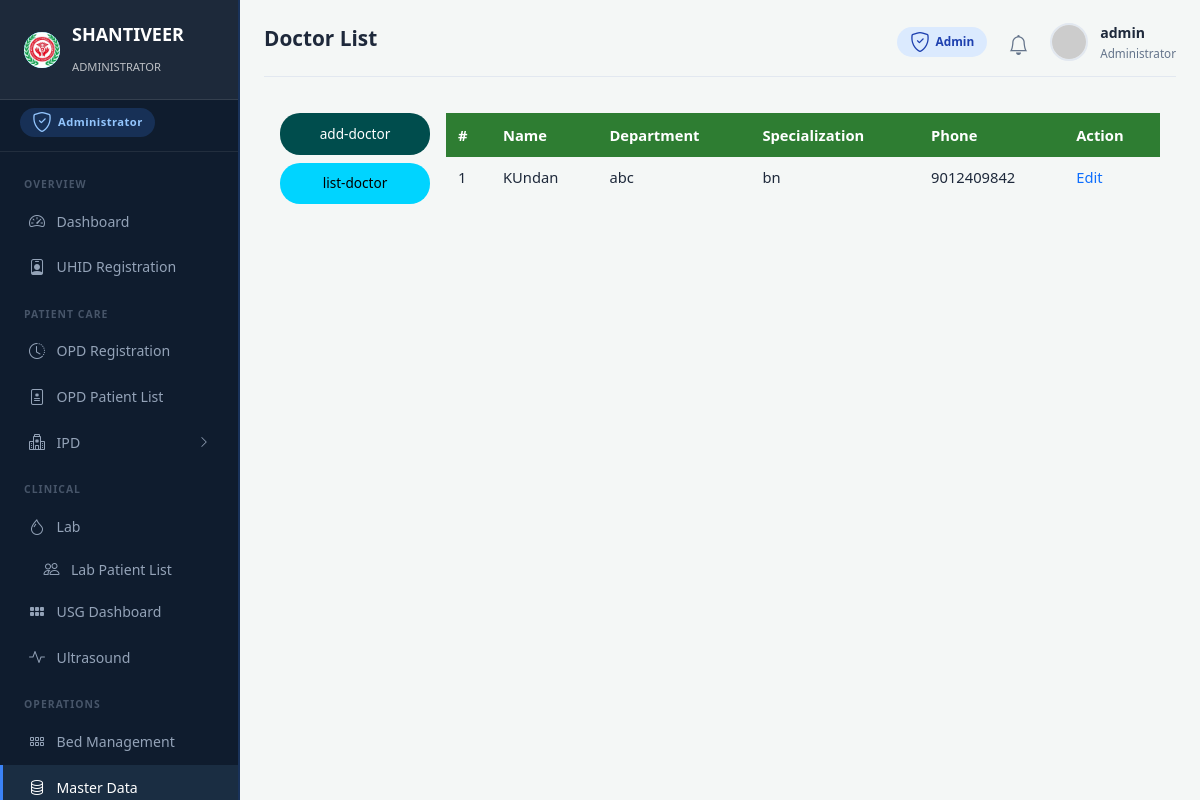
Screenshot of /master/doctors/ (signed in) with the database file from the repository.
### masterdata/models.py (models this page shows, shortened)
class Doctor(models.Model):
    name = models.CharField(max_length=200)
    department = models.CharField(max_length=150, blank=True)
    specialization = models.CharField(max_length=150, blank=True)
    phone = models.CharField(max_length=15, blank=True)
    is_active = models.BooleanField(default=True)
    history = HistoricalRecords()

### masterdata/views.py (the view)
# urls.py: path('doctors/', views.doctor_list, name='doctor_list'),
@require_module('masterdata', level='full')
def doctor_list(request):
    return render(request, 'masterdata/doctor_list.html', {'active_sidebar': 'master', 'doctors': Doctor.objects.filter(is_active=True)})

### core/context_processors.py (called while the page is built)
def hospital_info(request):
    ctx = {
        'hospital_name': settings.HOSPITAL_NAME,
        'hospital_address': settings.HOSPITAL_ADDRESS,
        'hospital_phone': settings.HOSPITAL_PHONE,
    }
    if request.user.is_authenticated:
        ctx['unread_notifications'] = services.get_unread_notifications(request.user, limit=5)
        ctx['notification_count'] = services.get_unread_notification_count(request.user)
    else:
        ctx['unread_notifications'] = []
        ctx['notification_count'] = 0
    return ctx

def role_context(request):
    user = request.user
    if not user.is_authenticated:
        return {}
    role = rbac.get_user_role(user)
    access = {
        key: rbac.get_access_level(user, key) for key in rbac.MODULE_ACCESS
    }
    return {
        'user_role': role,
        'user_role_label': rbac.ROLE_LABELS.get(role, 'User'),
        'user_role_icon': rbac.ROLE_ICONS.get(role, 'bi-person'),
        'module_access': access,
    }

### core/rbac.py (called while the page is built, shortened)
def get_user_role(user):
    if not user.is_authenticated:
        return None
    if user.is_superuser or (user.is_staff and not user.groups.exists()):
        return ADMIN

def get_access_level(user, module_key):
    if not user.is_authenticated:
        return NONE
    if user.is_superuser:
        return FULL
    role = get_user_role(user)
    if role is None:
        return NONE
    return MODULE_ACCESS.get(module_key, {}).get(role, NONE)

def require_module(module_key, level=VIEW):
    def decorator(view_func):
        @wraps(view_func)
        @login_required
        def _wrapped(request, *args, **kwargs):
            access = get_access_level(request.user, module_key)
            if access == NONE or (level == FULL and access != FULL):
                raise PermissionDenied(
                    f"Your role does not have access to this module.")
            request.is_view_only = (access == VIEW)
            return view_func(request, *args, **kwargs)
        return _wrapped
    return decorator

### core/services.py (called while the page is built)
def get_unread_notifications(user=None, limit=10):
    return []

def get_unread_notification_count(user=None):
    return 0

### templates/masterdata/doctor_list.html (shortened to what this page needs)
{% extends 'base_cyan.html' %}
{% block page_title %}Doctor List{% endblock %}
{% block content %}
<div class="d-flex gap-3 p-3">
    <div class="master-sidebar" style="width:150px">
        <a href="{% url 'masterdata:doctors' %}">add-doctor</a>
        <a href="{% url 'masterdata:doctor_list' %}" class="active">list-doctor</a>
    </div>
    <div class="flex-grow-1">
        <table class="hms-table green-head"><thead><tr><th>#</th><th>Name</th><th>Department</th><th>Specialization</th><th>Phone</th><th>Action</th></tr></thead>
        <tbody>{% for d in doctors %}<tr><td>{{ forloop.counter }}</td><td>{{ d.name }}</td><td>{{ d.department }}</td><td>{{ d.specialization }}</td><td>{{ d.phone }}</td><td><a href="#">Edit</a></td></tr>{% endfor %}</tbody></table>
    </div>
</div>
{% endblock %}

### templates/base_dashboard.html (shortened to what this page needs)
{% load static %}
{% load group_tags %}
<!DOCTYPE html>
<html lang="en">
<head>
  <link href="https://cdn.jsdelivr.net/npm/bootstrap@5.3.2/dist/css/bootstrap.min.css" rel="stylesheet">
  <link href="https://cdn.jsdelivr.net/npm/bootstrap-icons@1.11.1/font/bootstrap-icons.css" rel="stylesheet">
  <link href="{% static 'css/main.css' %}" rel="stylesheet">
  <link href="{% static 'css/role_panels.css' %}" rel="stylesheet">
  <link href="{% static 'css/responsive_overrides.css' %}" rel="stylesheet">
</head>
<body class="{% if user.is_superuser %}role-admin{% elif user|has_group:"Doctor" %}role-doctor{% elif user|has_group:"Receptionist" %}role-recept{% elif user|has_group:"Pharmacist" %}role-pharma{% else %}role-admin{% endif %}">
<div class="dashboard-layout">
  {% include 'includes/sidebar_dashboard.html' %}
  <main class="dash-main">
    <div class="dash-topbar">
      <h1>{% block page_title %}Dashboard{% endblock %}</h1>
      <div class="dash-topbar-right">
        {% if user.is_superuser %}
          <span class="topbar-role-chip chip-admin"><i class="bi bi-shield-check"></i> Admin</span>
        {% elif user|has_group:'Doctor' %}
          <span class="topbar-role-chip chip-doctor"><i class="bi bi-person-badge"></i> Doctor</span>
        {% elif user|has_group:'Receptionist' %}
          <span class="topbar-role-chip chip-recept"><i class="bi bi-headset"></i> Receptionist</span>
        {% elif user|has_group:'Pharmacist' %}
          <span class="topbar-role-chip chip-pharma"><i class="bi bi-capsule"></i> Pharmacist</span>
        {% endif %}
        <div class="dropdown">
          <div class="notif-bell" data-bs-toggle="dropdown" aria-expanded="false" style="cursor:pointer">
            <i class="bi bi-bell"></i>
          </div>
        </div>
        <div class="dropdown">
          <div class="user-profile-mini" data-bs-toggle="dropdown" style="cursor:pointer">
            <img src="https://ui-avatars.com/api/?name={{ user.get_full_name|default:user.username }}&background=1e40af&color=fff" alt="avatar">
            <div>
              <div class="name">{{ user.get_full_name|default:user.username }}</div>
              <div class="role">
                {% if user.is_superuser %}Administrator
                {% else %}{{ user.groups.all.0.name|default:"User" }}{% endif %}
              </div>
            </div>
          </div>
        </div>
      </div>
    </div>
    {% block content %}{% endblock %}
  </main>
</div>
</body>
</html>

### statics/css/main.css (style rules this page uses)
:root { --navy: #0f1c2e; --navy-light: #1a2d42; --cyan: #00d4ff; --cyan-dark: #00b8d9; --primary-blue: #1e40af; --header-cyan: #00e5ff; --green-header: #2e7d32; --green-btn: #4caf50; --bg-light: #f4f7f6; --card-white: #ffffff; --text-dark: #1e293b; --text-muted: #64748b; --border: #e2e8f0; --danger: #dc2626; --warning: #f59e0b; --success: #059669; --ipd-nav: #0d2137; --sidebar-width: 240px; }
*, *::before, *::after { box-sizing: border-box; margin: 0; padding: 0; }
body { font-family: 'Segoe UI', system-ui, -apple-system, sans-serif; color: var(--text-dark); background: var(--bg-light); min-height: 100vh; font-size: 18px; line-height: 1.65; }
.bi { font-size: 1.25rem; line-height: 1; vertical-align: -0.125em; }
a { text-decoration: none; }
.dashboard-layout { display: flex; min-height: 100vh; }
.dash-main { flex: 1; margin-left: var(--sidebar-width); padding: 1.25rem 1.5rem; background: var(--bg-light); min-height: 100vh; }
.dash-topbar { display: flex; justify-content: space-between; align-items: center; margin-bottom: 1.25rem; padding-bottom: 0.75rem; border-bottom: 1px solid var(--border); }
.dash-topbar h1 { font-size: 1.3rem; font-weight: 600; color: var(--text-dark); }
.dash-topbar-right { display: flex; align-items: center; gap: 1rem; }
.notif-bell { position: relative; font-size: 1.25rem; color: var(--text-muted); cursor: pointer; padding: 0.35rem; }
.user-profile-mini { display: flex; align-items: center; gap: 0.75rem; cursor: pointer; }
.user-profile-mini img { width: 38px; height: 38px; border-radius: 50%; object-fit: cover; border: 2px solid var(--border); }
.user-profile-mini .name { font-weight: 600; font-size: 0.88rem; color: var(--text-dark); }
.user-profile-mini .role { font-size: 0.73rem; color: var(--text-muted); }
.hms-table { width: 100%; border-collapse: collapse; font-size: 0.92rem; }
.hms-table thead th { background: var(--primary-blue); color: #fff; padding: 0.6rem 0.75rem; text-align: left; font-weight: 600; white-space: nowrap; }
.hms-table.green-head thead th { background: var(--green-header); }
.hms-table tbody td { padding: 0.55rem 0.75rem; border-bottom: 1px solid var(--border); vertical-align: middle; }
.hms-table tbody tr:last-child td { border-bottom: none; }
.master-sidebar a { display: block; background: #004d4d; color: #fff; padding: 0.6rem 1rem; margin-bottom: 0.5rem; border-radius: 20px; text-decoration: none; font-size: 0.85rem; text-align: center; transition: background 0.15s; }
.master-sidebar a.active { background: var(--cyan); color: #000; }
.d-flex { display: flex; }
.gap-3 { gap: 1rem; }

### statics/css/role_panels.css (style rules this page uses)
.topbar-role-chip { display: inline-flex; align-items: center; gap: .35rem; padding: .28rem .8rem; border-radius: 20px; font-size: .74rem; font-weight: 600; }
.chip-admin { background: #dbeafe; color: #1e40af; }

### statics/css/responsive_overrides.css (style rules this page uses)
.hms-table { table-layout: auto; }

### rows the page displays
Doctor: name "KUndan", department "abc", specialization "bn", phone "9012409842"

### other values shown
{{ user_role_label|default:"HOSPITAL"|upper }} "ADMINISTRATOR"
{{ user_role_label|default:"Administrator" }} "Administrator"
{{ user.get_full_name|default:user.username }} "admin"
